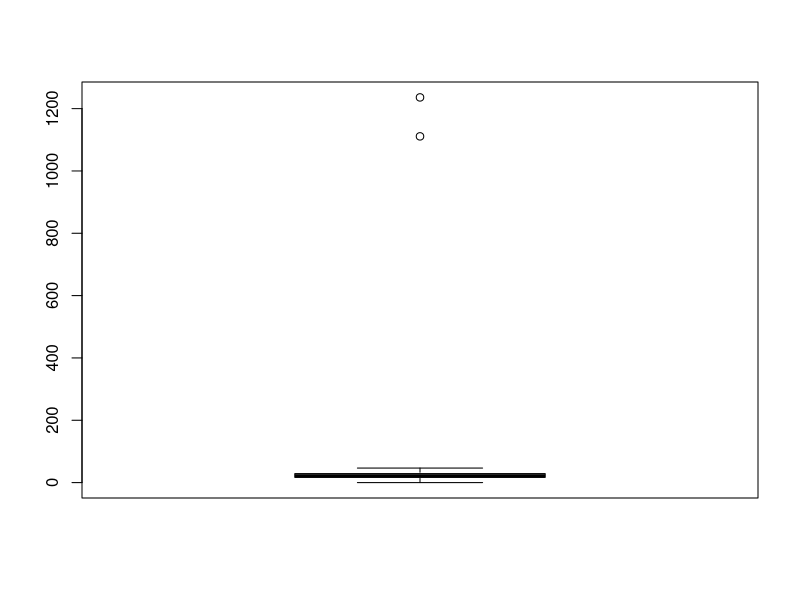
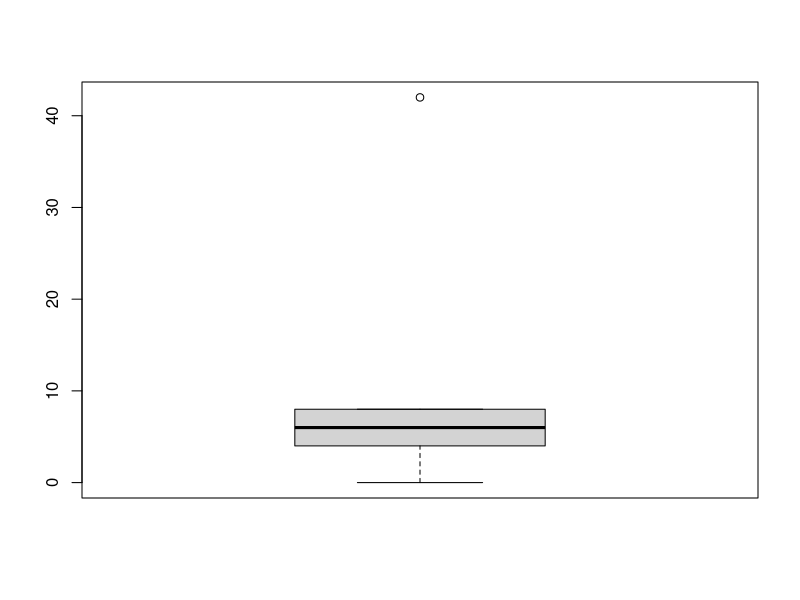
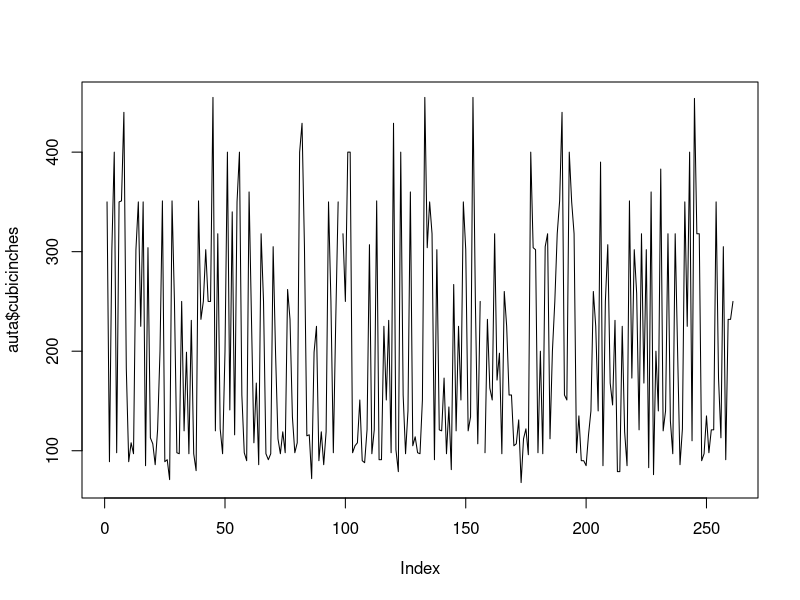
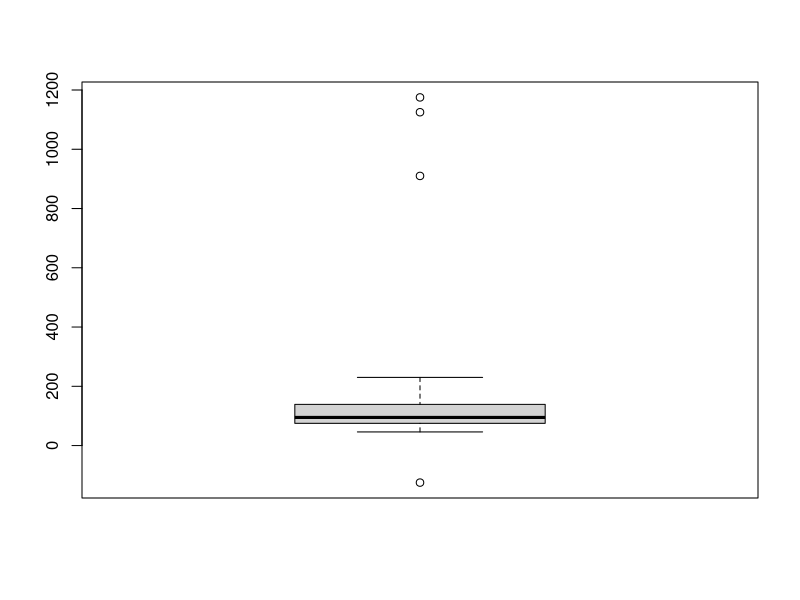
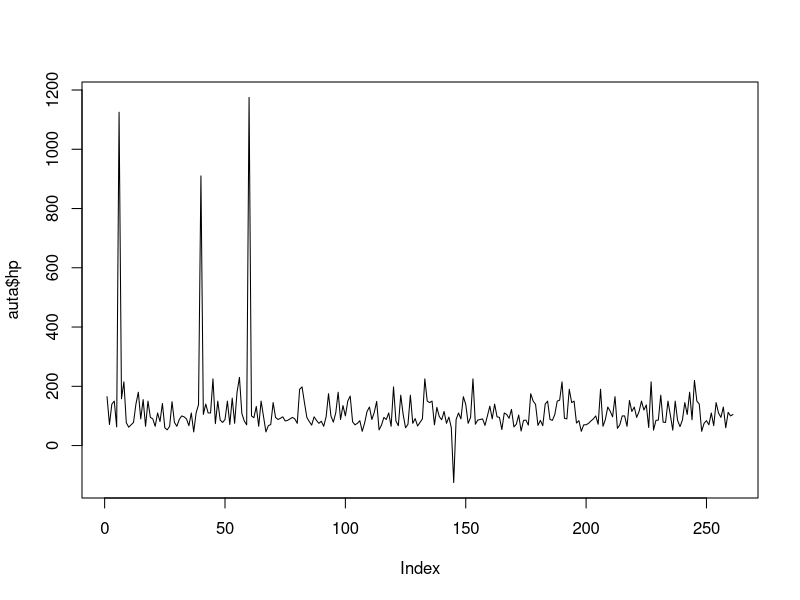
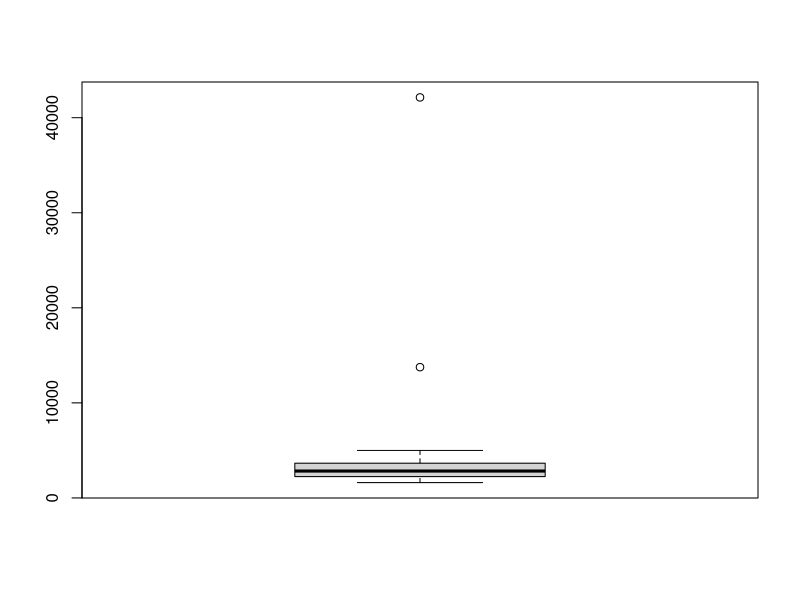
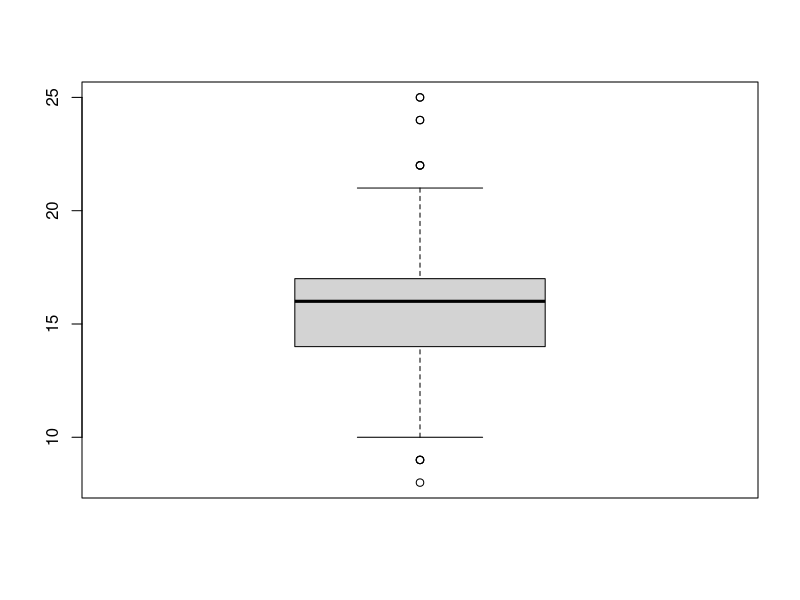
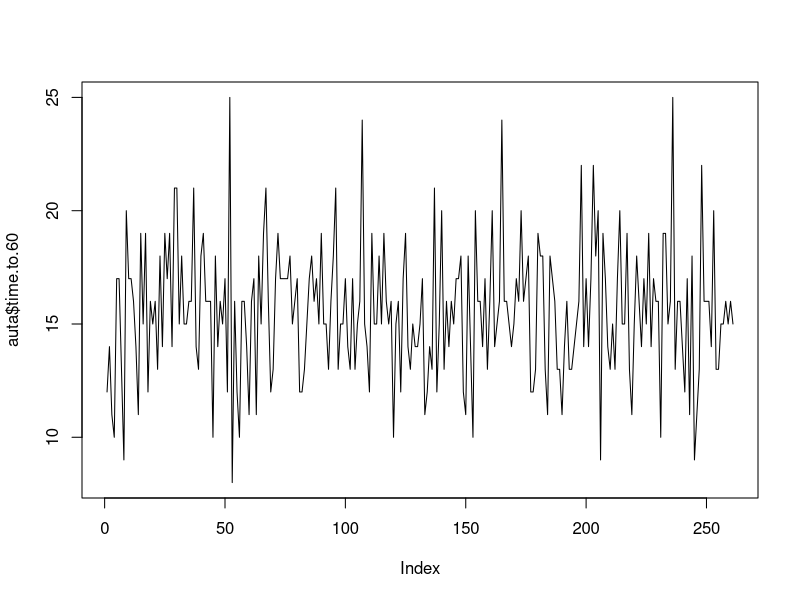

The R source for these figures, in order:
## ---- chunk 1
auta <- read.delim("data/cars.txt", header = TRUE, sep=",")
library("dplyr")
library("ggplot2")
library("zoo")
library("statip") #do obliczania mody
library("markdown")
## ---- chunk 2
summary(auta)
glimpse(auta)
str(auta)
head(auta)
tail(auta)

#cubicinches jako character zamiast integer
auta <- mutate(auta, cubicinches = as.integer(cubicinches))

str(auta)
## ---- chunk 3
boxplot(auta$mpg)
#2 odstające

boxplot(auta$cylinders)
#1 odstajace

plot(auta$cubicinches, type="l")

boxplot(auta$hp)
plot(auta$hp, type="l")
#4 odstajace

boxplot(auta$weightlbs)
#2 odstajace

boxplot(auta$time.to.60)
plot(auta$time.to.60, type="l")

ggplot(auta, aes(x=year)) + geom_bar()
plot(sort(auta$year), type="l")

ggplot(auta, aes(x=brand)) + geom_bar()
#rozny zapis tej samej informacji

## ---- chunk 4
auta <- mutate(auta, mpg = ifelse(mpg>5 & mpg<200, mpg, NA))
auta <- mutate(auta, cylinders = ifelse(cylinders %in% c(4,6,8), cylinders, NA))
auta <- mutate(auta, hp = ifelse(hp>0 & hp<400, hp, NA))
auta <- mutate(auta, weightlbs = ifelse(weightlbs<10000, weightlbs, NA))

unique(auta$brand)
#ujednolicenie nazw
auta <- mutate(auta, brand = ifelse(brand==" Europe." | brand==" Europan.", "EU", brand))
auta <- mutate(auta, brand = ifelse(brand==" US." | brand==" USA.", "US", brand))
auta <- mutate(auta, brand = ifelse(brand==" Japan." | brand==" Japane.", "JAP", brand))
unique(auta$brand)
## ---- chunk 5
plot(auta$mpg, type="l")

plot(auta$cylinders, type="l")

plot(auta$cubicinches, type="l")

boxplot(auta$hp)
plot(auta$hp, type="l")

plot(auta$weightlbs, type="l")

boxplot(auta$time.to.60)
plot(auta$time.to.60, type="l")

ggplot(auta, aes(x=year)) + geom_bar()
plot(sort(auta$year), type="l")

ggplot(auta, aes(x=brand)) + geom_bar()
## ---- chunk 6
mn <- mean(auta$time.to.60, na.rm = TRUE)
std <- sd(auta$time.to.60, na.rm = TRUE)
lower = mn - 3*std
upper = mn + 3*std

sum(is.na(auta$time.to.60)) #0
plot(auta$time.to.60, type="l")

auta <- mutate(auta, time.to.60 = ifelse(time.to.60>lower & time.to.60<upper, time.to.60, NA))

sum(is.na(auta$time.to.60)) #2
plot(auta$time.to.60, type="l")

#usunięto dwie największe wartości


mn <- mean(auta$mpg, na.rm = TRUE)
std <- sd(auta$mpg, na.rm = TRUE)
lower = mn - 3*std
upper = mn + 3*std

sum(is.na(auta$mpg)) #6
plot(auta$mpg, type="l")

auta <- mutate(auta, mpg = ifelse(mpg>lower & mpg<upper, mpg, NA))

sum(is.na(auta$mpg)) #7
plot(auta$mpg, type="l")

#usunięto najwieksza wartosc


mn <- mean(auta$cubicinches, na.rm = TRUE)
std <- sd(auta$cubicinches, na.rm = TRUE)
lower = mn - 3*std
upper = mn + 3*std

sum(is.na(auta$cubicinches)) #2
plot(auta$cubicinches, type="l")

auta <- mutate(auta, cubicinches = ifelse(cubicinches>lower & cubicinches<upper, cubicinches, NA))

sum(is.na(auta$cubicinches)) #2
plot(auta$cubicinches, type="l")

#bez zmian

mn <- mean(auta$hp, na.rm = TRUE)
std <- sd(auta$hp, na.rm = TRUE)
lower = mn - 3*std
upper = mn + 3*std

sum(is.na(auta$hp)) #4
plot(auta$hp, type="l")

auta <- mutate(auta, hp = ifelse(hp>lower & hp<upper, hp, NA))

sum(is.na(auta$hp)) #5
plot(auta$hp, type="l")

#usunieto najwieksza wartosc


mn <- mean(auta$weightlbs, na.rm = TRUE)
std <- sd(auta$weightlbs, na.rm = TRUE)
lower = mn - 3*std
upper = mn + 3*std

sum(is.na(auta$weightlbs)) #2
plot(auta$weightlbs, type="l")

auta <- mutate(auta, weightlbs = ifelse(weightlbs>lower & weightlbs<upper, weightlbs, NA))

sum(is.na(auta$weightlbs)) #2
plot(auta$weightlbs, type="l")

#bez zmian
## ---- chunk 7
eu <- filter(auta, brand=="EU")
us <- filter(auta, brand=="US")
jap <- filter(auta, brand=="JAP")
## ---- chunk 8
eu <- mutate(eu, mpg = ifelse(is.na(mpg), round(mean(mpg, na.rm=T),1), mpg))
eu <- mutate(eu, cylinders = ifelse(is.na(cylinders), mfv(cylinders), cylinders))
eu <- mutate(eu, time.to.60 = ifelse(is.na(time.to.60), median(time.to.60), time.to.60))

us <- mutate(us, mpg = ifelse(is.na(mpg), round(mean(mpg, na.rm=T),1), mpg))
us <- mutate(us, cylinders = ifelse(is.na(cylinders), mfv(cylinders), cylinders))
us <- mutate(us, cubicinches = ifelse(is.na(cubicinches), median(cubicinches, na.rm=T),1), cubicinches)
us <- mutate(us, hp = ifelse(is.na(hp), median(hp, na.rm=T),1), hp)
us <- mutate(us, weightlbs = ifelse(is.na(weightlbs), median(weightlbs, na.rm=T),1), weightlbs)
us <- mutate(us, year = ifelse(is.na(year), mfv(year), year))

jap <- mutate(jap, mpg = ifelse(is.na(mpg), round(mean(mpg, na.rm=T),1), mpg))
jap <- mutate(jap, cylinders = ifelse(is.na(cylinders), mfv(cylinders), cylinders))
jap <- mutate(jap, cubicinches = ifelse(is.na(cubicinches), median(cubicinches, na.rm=T),1), cubicinches)
